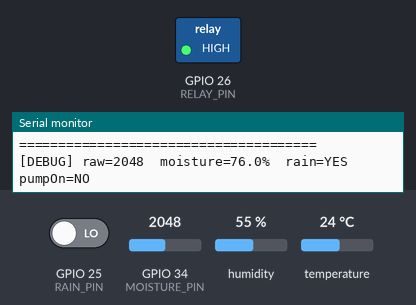
A sketch run on a simulated ESP32. On the bench: switched loads named in the sketch (green lamp = pin HIGH), the last lines printed to the serial monitor. The test bench sets the inputs (shaded band); at power-on: GPIO 25 (RAIN_PIN) LOW, GPIO 34 (MOISTURE_PIN) = 2048, humidity 55 %, temperature 24 °C. WiFi joins after 1.5 s; servers stay silent unless stated; uploads are accepted with an empty reply.

Above: at 4.5 s.
4.6 s: GPIO 25 (RAIN_PIN) driven HIGH
7.6 s: GPIO 34 (MOISTURE_PIN) set to 2263
9.5 s: GPIO 34 (MOISTURE_PIN) set to 2320
At 10.8 s:
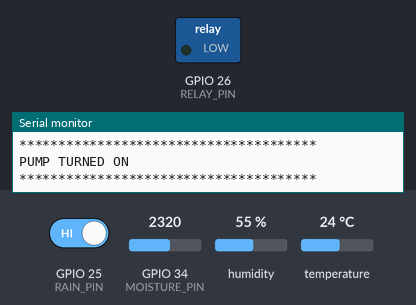
11.8 s: GPIO 25 (RAIN_PIN) driven LOW
At 13.1 s:
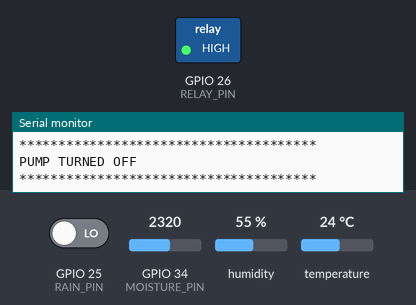
Timing chart, 0 to 14.8 s (numbered marks = the images above; inputs shaded):
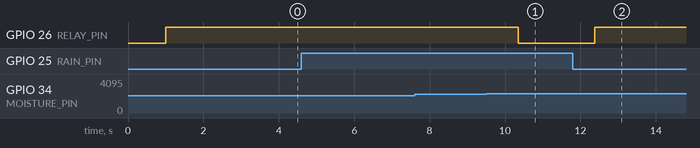

The sketch:

esp32_live_sensor.ino
```cpp
#include <WiFi.h>
#include <HTTPClient.h>
#include <ArduinoJson.h>
#include <DHT.h>

// ======================================================
// PIN CONFIGURATION
// ======================================================

#define MOISTURE_PIN 34
#define RELAY_PIN 26
#define DHT_PIN 27
#define RAIN_PIN 25

#define DHT_TYPE DHT11

// ======================================================
// WIFI
// ======================================================

const char* WIFI_SSID = "Sinchana24";
const char* WIFI_PASSWORD = "12345678";

// ======================================================
// FLASK SERVER
// ======================================================

const char* SERVER_URL =
    "http://172.19.123.205:5000/sensor_data";

// ======================================================
// TIMING
// ======================================================

// Send sensor data to Flask every 1 minute
const unsigned long SENSOR_INTERVAL =
    1UL * 60UL * 1000UL;

// Check pump condition every 1 second
const unsigned long PUMP_CHECK_INTERVAL =
    1000UL;

unsigned long lastSensorUpdate = 0;
unsigned long lastPumpCheck = 0;

// ======================================================
// SOIL MOISTURE CALIBRATION
// ======================================================

const int DRY_VALUE = 2448;
const int WET_VALUE = 1925;

// ======================================================
// PUMP THRESHOLDS
// ======================================================

// Pump ON below 30%
const float PUMP_ON_THRESHOLD = 30.0;

// Pump OFF at 40% or above
const float PUMP_OFF_THRESHOLD = 40.0;

// ======================================================
// RELAY CONFIGURATION
// ======================================================
//
// YOUR RELAY IS ASSUMED TO BE ACTIVE LOW:
//
// LOW  = Pump ON
// HIGH = Pump OFF
//
// If your relay behaves opposite, change these two
// values.
//

const int RELAY_ON = LOW;
const int RELAY_OFF = HIGH;

// ======================================================
// OBJECTS
// ======================================================

DHT dht(DHT_PIN, DHT_TYPE);

// ======================================================
// PUMP STATE
// ======================================================

bool pumpOn = false;

// ======================================================
// CONNECT WIFI
// ======================================================

bool connectWiFi() {

  Serial.println();
  Serial.println("======================================");
  Serial.println("CONNECTING TO WIFI");
  Serial.println("======================================");

  Serial.print("SSID: ");
  Serial.println(WIFI_SSID);

  if (WiFi.status() == WL_CONNECTED) {

    Serial.println("WiFi already connected.");

    return true;
  }

  WiFi.mode(WIFI_STA);

  WiFi.disconnect();

  delay(500);

  WiFi.begin(
      WIFI_SSID,
      WIFI_PASSWORD
  );

  int attempts = 0;

  while (
      WiFi.status() != WL_CONNECTED &&
      attempts < 40
  ) {

    delay(500);

    Serial.print(".");

    attempts++;
  }

  Serial.println();

  if (WiFi.status() == WL_CONNECTED) {

    Serial.println("======================================");
    Serial.println("******** WIFI CONNECTED ********");
    Serial.println("======================================");

    Serial.print("SSID: ");
    Serial.println(WiFi.SSID());

    Serial.print("ESP32 IP: ");
    Serial.println(WiFi.localIP());

    Serial.print("Gateway: ");
    Serial.println(WiFi.gatewayIP());

    Serial.print("Signal: ");
    Serial.print(WiFi.RSSI());
    Serial.println(" dBm");

    Serial.println("======================================");

    return true;
  }

  Serial.println("======================================");
  Serial.println("WIFI CONNECTION FAILED!");
  Serial.print("WiFi status: ");
  Serial.println(WiFi.status());
  Serial.println("======================================");

  return false;
}

// ======================================================
// READ SOIL MOISTURE
// ======================================================

float readSoilMoisture() {

  int rawValue = analogRead(MOISTURE_PIN);

  float moisture = map(
      rawValue,
      DRY_VALUE,
      WET_VALUE,
      0,
      100
  );

  moisture = constrain(
      moisture,
      0,
      100
  );

  return moisture;
}

// ======================================================
// TURN PUMP ON
// ======================================================

void turnPumpOn() {

  if (!pumpOn) {

    digitalWrite(
        RELAY_PIN,
        RELAY_ON
    );

    pumpOn = true;

    Serial.println();
    Serial.println("**************************************");
    Serial.println("PUMP TURNED ON");
    Serial.println("**************************************");
  }
}

// ======================================================
// TURN PUMP OFF
// ======================================================

void turnPumpOff() {

  if (pumpOn) {

    digitalWrite(
        RELAY_PIN,
        RELAY_OFF
    );

    pumpOn = false;

    Serial.println();
    Serial.println("**************************************");
    Serial.println("PUMP TURNED OFF");
    Serial.println("**************************************");
  }
}

// ======================================================
// AUTOMATIC PUMP CONTROL
// ======================================================
//
// Moisture < 30%
//       ↓
// Pump ON
//
// Moisture 30% - 39.9%
//       ↓
// Keep previous state
//
// Moisture >= 40%
//       ↓
// Pump OFF
//
// Rain detected
//       ↓
// Pump OFF
//
// ======================================================

void controlPump() {

  float soilMoisture =
      readSoilMoisture();

  // TEMPORARY DEBUG LINE (remove after testing)
  Serial.print("[DEBUG] raw=");
  Serial.print(analogRead(MOISTURE_PIN));
  Serial.print("  moisture=");
  Serial.print(soilMoisture, 1);
  Serial.print("%  rain=");
  Serial.print(digitalRead(RAIN_PIN) == LOW ? "YES" : "NO");
  Serial.print("  pumpOn=");
  Serial.println(pumpOn ? "YES" : "NO");

  bool rain =
      digitalRead(RAIN_PIN) == LOW;

  // ====================================================
  // RAIN DETECTED
  // ====================================================

  if (rain) {

    if (pumpOn) {

      Serial.println();
      Serial.println("RAIN DETECTED");
      Serial.println(
          "Automatically turning pump OFF."
      );

      turnPumpOff();
    }

    return;
  }

  // ====================================================
  // SOIL IS DRY
  // ====================================================

  if (
      soilMoisture <
      PUMP_ON_THRESHOLD
  ) {

    if (!pumpOn) {

      Serial.println();
      Serial.print("Soil Moisture: ");
      Serial.print(
          soilMoisture,
          1
      );
      Serial.println(" %");

      Serial.println(
          "Soil is dry."
      );

      Serial.println(
          "Turning pump ON."
      );

      turnPumpOn();
    }
  }

  // ====================================================
  // SOIL IS WET ENOUGH
  // ====================================================

  else if (
      soilMoisture >=
      PUMP_OFF_THRESHOLD
  ) {

    if (pumpOn) {

      Serial.println();
      Serial.print("Soil Moisture: ");
      Serial.print(
          soilMoisture,
          1
      );
      Serial.println(" %");

      Serial.println(
          "Soil moisture is sufficient."
      );

      Serial.println(
          "Automatically turning pump OFF."
      );

      turnPumpOff();
    }
  }

  // ====================================================
  // BETWEEN 30% AND 40%
  // ====================================================

  else {

    // Keep previous pump state.
  }
}

// ======================================================
// SEND SENSOR DATA TO FLASK
// ======================================================

void sendSensorData(
    float soilMoisture,
    float temperature,
    float humidity,
    bool rain,
    bool currentPumpState
) {

  if (WiFi.status() != WL_CONNECTED) {

    Serial.println();
    Serial.println("WiFi disconnected.");
    Serial.println("Trying to reconnect...");

    if (!connectWiFi()) {

      Serial.println(
          "Cannot send data."
      );

      return;
    }
  }

  // ====================================================
  // CREATE JSON
  // ====================================================

  StaticJsonDocument<512> doc;

  doc["soil_moisture"] =
      soilMoisture;

  doc["temperature"] =
      temperature;

  doc["humidity"] =
      humidity;

  doc["rain"] =
      rain;

  doc["pump_status"] =
      currentPumpState
          ? "ON"
          : "OFF";

  String jsonData;

  serializeJson(
      doc,
      jsonData
  );

  // ====================================================
  // PRINT JSON
  // ====================================================

  Serial.println();
  Serial.println("======================================");
  Serial.println("SENDING DATA TO SOFTWARE");
  Serial.println("======================================");

  Serial.println("JSON:");

  Serial.println(
      jsonData
  );

  // ====================================================
  // HTTP POST
  // ====================================================

  HTTPClient http;

  http.begin(
      SERVER_URL
  );

  http.addHeader(
      "Content-Type",
      "application/json"
  );

  http.setTimeout(
      10000
  );

  int httpCode =
      http.POST(jsonData);

  Serial.print(
      "Software HTTP status: "
  );

  Serial.println(
      httpCode
  );

  if (httpCode > 0) {

    String response =
        http.getString();

    Serial.println(
        "Software response:"
    );

    Serial.println(
        response
    );

  } else {

    Serial.print(
        "HTTP error: "
    );

    Serial.println(
        http.errorToString(
            httpCode
        )
    );
  }

  http.end();

  Serial.println(
      "======================================"
  );
}

// ======================================================
// READ AND SEND ALL SENSOR DATA
// ======================================================

void readAndSendSensors() {

  Serial.println();
  Serial.println("======================================");
  Serial.println("READING SENSOR DATA");
  Serial.println("======================================");

  // ====================================================
  // SOIL MOISTURE
  // ====================================================

  float soilMoisture =
      readSoilMoisture();

  // ====================================================
  // DHT
  // ====================================================

  float temperature =
      dht.readTemperature();

  float humidity =
      dht.readHumidity();

  if (isnan(temperature)) {

    temperature = 0;
  }

  if (isnan(humidity)) {

    humidity = 0;
  }

  // ====================================================
  // RAIN SENSOR
  // ====================================================

  bool rain =
      digitalRead(RAIN_PIN) == LOW;

  // ====================================================
  // DISPLAY
  // ====================================================

  Serial.println();
  Serial.println("========== SYSTEM STATUS ==========");

  Serial.print(
      "Soil Moisture : "
  );

  Serial.print(
      soilMoisture,
      1
  );

  Serial.println(" %");

  Serial.print(
      "Temperature    : "
  );

  Serial.print(
      temperature,
      1
  );

  Serial.println(" °C");

  Serial.print(
      "Humidity       : "
  );

  Serial.print(
      humidity,
      1
  );

  Serial.println(" %");

  Serial.print(
      "Rain           : "
  );

  if (rain) {

    Serial.println(
        "DETECTED"
    );

  } else {

    Serial.println(
        "NOT DETECTED"
    );
  }

  Serial.println();

  Serial.print(
      "Pump           : "
  );

  if (pumpOn) {

    Serial.println(
        "ON"
    );

  } else {

    Serial.println(
        "OFF"
    );
  }

  Serial.println(
      "==================================="
  );

  // ====================================================
  // SEND TO FLASK
  // ====================================================

  sendSensorData(
      soilMoisture,
      temperature,
      humidity,
      rain,
      pumpOn
  );
}

// ======================================================
// SETUP
// ======================================================

void setup() {

  Serial.begin(
      115200
  );

  delay(1000);

  Serial.println();
  Serial.println("======================================");
  Serial.println("             AGRISENSE AI");
  Serial.println("        ESP32 SENSOR SYSTEM");
  Serial.println("======================================");

  // ====================================================
  // PINS
  // ====================================================

  pinMode(
      MOISTURE_PIN,
      INPUT
  );

  pinMode(
      RELAY_PIN,
      OUTPUT
  );

  pinMode(
      RAIN_PIN,
      INPUT
  );

  // ====================================================
  // PUMP INITIAL STATE
  // ====================================================
  //
  // IMPORTANT:
  // Active LOW relay:
  //
  // HIGH = OFF
  //

  pumpOn = false;

  digitalWrite(
      RELAY_PIN,
      RELAY_OFF
  );

  Serial.println(
      "Pump initialized: OFF"
  );

  // ====================================================
  // DHT
  // ====================================================

  dht.begin();

  Serial.println(
      "Sensors initialized."
  );

  // ====================================================
  // WIFI
  // ====================================================

  connectWiFi();

  // ====================================================
  // INITIAL PUMP CHECK
  // ====================================================

  controlPump();

  // ====================================================
  // FIRST SENSOR DATA
  // ====================================================

  readAndSendSensors();

  // ====================================================
  // START TIMERS
  // ====================================================

  lastSensorUpdate =
      millis();

  lastPumpCheck =
      millis();

  Serial.println();
  Serial.println("======================================");
  Serial.println(
      "PUMP CONTROL: EVERY 1 SECOND"
  );
  Serial.println(
      "SERVER UPDATE: EVERY 1 MINUTE"
  );
  Serial.println("======================================");
}

// ======================================================
// LOOP
// ======================================================

void loop() {

  // ====================================================
  // CHECK WIFI
  // ====================================================

  if (
      WiFi.status() !=
      WL_CONNECTED
  ) {

    Serial.println();
    Serial.println(
        "WiFi disconnected."
    );

    connectWiFi();
  }

  // ====================================================
  // CONTINUOUS PUMP CONTROL
  // ====================================================
  //
  // Check moisture every 1 second.
  //
  // This means the pump does NOT have to wait for
  // the 1-minute Flask update.
  //

  if (
      millis() - lastPumpCheck >=
      PUMP_CHECK_INTERVAL
  ) {

    lastPumpCheck =
        millis();

    controlPump();
  }

  // ====================================================
  // SEND DATA EVERY 1 MINUTE
  // ====================================================

  if (
      millis() - lastSensorUpdate >=
      SENSOR_INTERVAL
  ) {

    lastSensorUpdate =
        millis();

    readAndSendSensors();

    Serial.println();
    Serial.println("======================================");
    Serial.println(
        "NEXT SENSOR UPDATE IN 1 MINUTE"
    );
    Serial.println("======================================");
  }

  // ====================================================
  // SMALL DELAY
  // ====================================================

  delay(50);
}
```

Measured:
- the behaviour switches between 2291 and 2292 on GPIO 34 (MOISTURE_PIN) (found by bisection; images 0 and 1)
- after the input at 9.5 s, GPIO 26 (RELAY_PIN): HIGH → LOW after 0.85 s
- after the input at 11.8 s, GPIO 26 (RELAY_PIN): LOW → HIGH after 0.58 s
